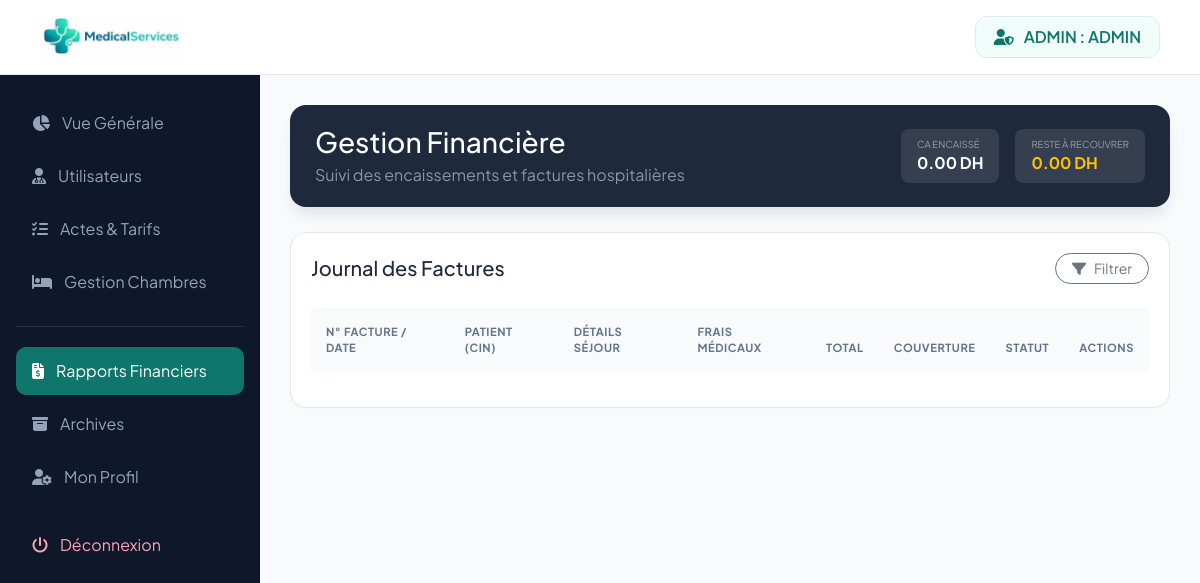
/connexion_admin/facturation_list.php (signed in), run on an earlier commit of the app's database.
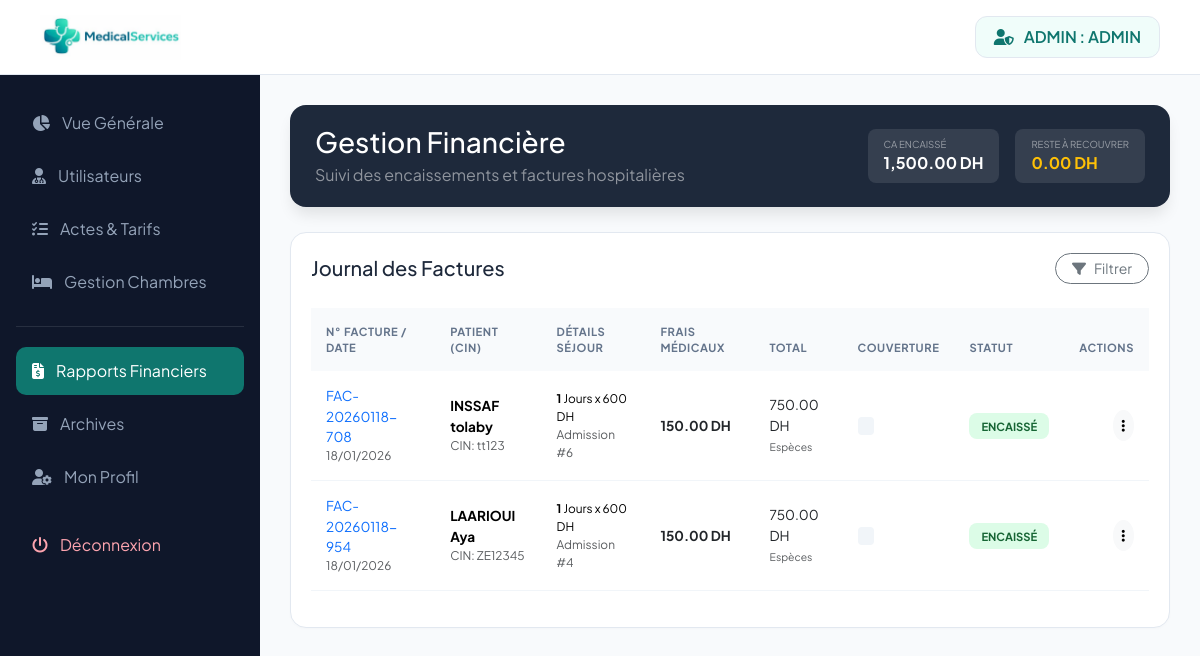
And on a later commit of the database.
### tables this page shows
CREATE TABLE `factures` (
  `id_facture` int(11) NOT NULL,
  `id_admission` int(11) NOT NULL,
  `id_patient` int(11) NOT NULL,
  `id_utilisateur` int(11) NOT NULL,
  `date_facture` timestamp NOT NULL DEFAULT current_timestamp() ON UPDATE current_timestamp(),
  `numero_facture` varchar(255) NOT NULL,
  `nb_jours` int(11) NOT NULL DEFAULT 1,
  `prix_unitaire_jour` decimal(10,0) NOT NULL,
  `frais_actes_medicaux` decimal(10,0) NOT NULL,
  `montant_total` decimal(10,2) NOT NULL,
  `mode_paiement` enum('Espèces','Carte','Chèque') NOT NULL,
  `type_couverture` enum('CNSS','CNOPS','MUTUELLE_PRIVEE','AUCUN') NOT NULL,
  `statut_paiement` enum('Payé','Annulé') NOT NULL
);

CREATE TABLE `patients` (
  `id_patient` int(11) NOT NULL,
  `CIN` varchar(10) NOT NULL,
  `nom` varchar(50) NOT NULL,
  `prenom` varchar(50) NOT NULL,
  `date_naissance` date DEFAULT NULL,
  `sexe` varchar(255) DEFAULT NULL,
  `adresse` varchar(100) DEFAULT NULL,
  `telephone` varchar(20) DEFAULT NULL,
  `email` varchar(50) DEFAULT NULL,
  `groupe_sanguin` varchar(255) NOT NULL,
  `statut` varchar(255) NOT NULL DEFAULT 'stable',
  `allergies` text NOT NULL,
  `date_inscription` timestamp NOT NULL DEFAULT current_timestamp(),
  `id_medecin` int(11) NOT NULL
);

### connexion_admin/facturation_list.php (the view, shortened to what the changed rows need)
<?php
include "../config/connexion.php";
$query = "SELECT f.*, p.nom, p.prenom, p.CIN, p.telephone, p.email
          FROM factures f
          JOIN patients p ON f.id_patient = p.id_patient
          ORDER BY f.date_facture DESC";
$stmt = $pdo->prepare($query);
$stmt->execute();
$factures = $stmt->fetchAll(PDO::FETCH_ASSOC);
$total_recettes = 0;
$total_impayes = 0;
foreach($factures as $f) {
    if($f['statut_paiement'] == 'Payé') $total_recettes += $f['montant_total'];
    else $total_impayes += $f['montant_total'];
}
?>
<!DOCTYPE html>
<html lang="fr">
<head>
    <link rel="stylesheet" href="https://cdnjs.cloudflare.com/ajax/libs/font-awesome/6.5.0/css/all.min.css">
    <link href="https://cdn.jsdelivr.net/npm/bootstrap@5.3.2/dist/css/bootstrap.min.css" rel="stylesheet">
</head>
<body>
<div class="wrapper">
    <main class="main-content">
        <div class="header-unit">
            <div class="row align-items-center">
                <div class="col-md-6 text-md-end">
                    <div class="d-inline-flex gap-3 text-start">
                        <div class="bg-white bg-opacity-10 p-2 px-3 rounded-3">
                            <small class="d-block text-white-50" style="font-size: 0.6rem;">CA ENCAISSÉ</small>
                            <span class="fw-bold"><?= number_format($total_recettes, 2) ?> DH</span>
                        </div>
                    </div>
                </div>
            </div>
        </div>
        <div class="medical-card">
            <div class="table-responsive">
                <table class="table">
                    <thead>
                        <tr>
                            <th>N° Facture / Date</th>
                            <th>Patient (CIN)</th>
                            <th>Détails Séjour</th>
                            <th>Frais Médicaux</th>
                            <th>Total</th>
                            <th>Couverture</th>
                            <th>Statut</th>
                            <th class="text-end">Actions</th>
                        </tr>
                    </thead>
                    <tbody>
                        <?php foreach($factures as $f): ?>
                        <tr>
                            <td>
                                <div class="fw-800 text-primary"><?= $f['numero_facture'] ?></div>
                                <div class="text-muted small"><?= date('d/m/Y', strtotime($f['date_facture'])) ?></div>
                            </td>
                            <td>
                                <div class="fw-bold"><?= strtoupper($f['nom']) ?> <?= $f['prenom'] ?></div>
                                <div class="text-muted small">CIN: <?= $f['CIN'] ?></div>
                            </td>
                            <td>
                                <div class="small">
                                    <strong><?= $f['nb_jours'] ?></strong> Jours x <?= $f['prix_unitaire_jour'] ?> DH
                                </div>
                                <div class="text-muted small">Admission #<?= $f['id_admission'] ?></div>
                            </td>
                            <td>
                                <div class="fw-bold text-dark"><?= number_format($f['frais_actes_medicaux'], 2) ?> DH</div>
                            </td>
                            <td>
                                <div class="fw-800 text-dark"><?= number_format($f['montant_total'], 2) ?> DH</div>
                                <small class="text-muted" style="font-size: 0.65rem;"><?= $f['mode_paiement'] ?></small>
                            </td>
                            <td>
                                <span class="couverture-tag"><?= $f['type_couverture'] ?></span>
                            </td>
                            <td>
                                <span class="badge-status <?= $f['statut_paiement'] == 'Payé' ? 'bg-paid' : 'bg-pending' ?>">
                                    <?= $f['statut_paiement'] == 'Payé' ? 'ENCAISSÉ' : 'EN ATTENTE' ?>
                                </span>
                            </td>
                            <td class="text-end">
                                <div class="dropdown">
                                    <button class="btn btn-light btn-sm rounded-circle" data-bs-toggle="dropdown">
                                        <i class="fa-solid fa-ellipsis-vertical"></i>
                                    </button>
                                </div>
                            </td>
                        </tr>
                        <?php endforeach; ?>
                    </tbody>
                </table>
            </div>
        </div>
    </main>
</div>
</body>
</html>

What changed in the data, as far as the page shows it:
added factures: numero_facture "FAC-20260118-708", date_facture "18/01/2026", id_patient.nom "INSSAF", id_patient.prenom "tolaby", id_patient.CIN "tt123", nb_jours "1", prix_unitaire_jour "600", id_admission "6", frais_actes_medicaux "150.00", montant_total "750.00", mode_paiement "Espèces", statut_paiement "ENCAISSÉ"
added factures: numero_facture "FAC-20260118-954", date_facture "18/01/2026", id_patient.nom "LAARIOUI", id_patient.prenom "Aya", id_patient.CIN "ZE12345", nb_jours "1", prix_unitaire_jour "600", id_admission "4", frais_actes_medicaux "150.00", montant_total "750.00", mode_paiement "Espèces", statut_paiement "ENCAISSÉ"
Also different on the page:
$total_recettes: "0.00" → "1,500.00"
